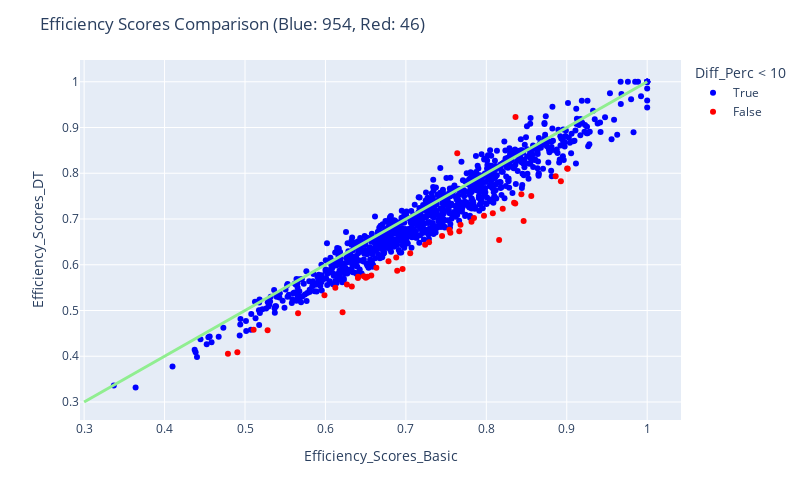

The notebook cell saved with this chart:
### Code cell
fig = px.scatter(res_dt, x="Efficiency_Scores_Basic", y="Efficiency_Scores_DT", color = "Diff_Perc < 10", color_discrete_map= {True:"blue", False: "red"},
                 hover_data=["Efficiency_Scores_Basic", "Efficiency_Scores_DT", "Diff_Perc"] + [res_dt.index])


fig.add_traces(
    list(px.line(x = np.linspace(0.3, 1, num=2), y = np.linspace(0.3, 1, num=2)).select_traces())
)

fig.update_traces(line_color='lightgreen', line_width=3)

fig.update_layout(
    autosize=False,
    width=800,
    height=500,
    title_text=f"Efficiency Scores Comparison (Blue: {blue}, Red: {red})",
)

fig.show()

### Figure 1 — Plotly figure (JSON) as saved in the notebook; plotly's stock layout.template omitted (floating-point values rounded to 4 significant figures; data arrays with more than 128 entries replaced by an {"elided": "..."} marker saying what was removed)
{"data": [{"customdata": {"elided": "954x2 mixed values"}, "hovertemplate": "Diff_Perc < 10=True<br>Efficiency_Scores_Basic=%{x}<br>Efficiency_Scores_DT=%{y}<br>Diff_Perc=%{customdata[0]}<br>index=%{customdata[1]}<extra></extra>", "legendgroup": "True", "line": {"color": "lightgreen", "width": 3}, "marker": {"color": "blue", "symbol": "circle"}, "mode": "markers", "name": "True", "orientation": "v", "showlegend": true, "type": "scatter", "x": {"elided": "954 float values"}, "xaxis": "x", "y": {"elided": "954 float values"}, "yaxis": "y"}, {"customdata": [[10.79, "DMU 0022"], [10.43, "DMU 0023"], [10.24, "DMU 0043"], [12.37, "DMU 0054"], [11.41, "DMU 0083"], [10.92, "DMU 0086"], [-10.45, "DMU 0125"], [12.71, "DMU 0133"], [17.85, "DMU 0135"], [10.53, "DMU 0138"], [10.47, "DMU 0141"], [10.33, "DMU 0146"], [10.93, "DMU 0166"], [11.96, "DMU 0171"], [10.49, "DMU 0230"], [11.88, "DMU 0247"], [11.23, "DMU 0320"], [12.73, "DMU 0336"], [11.98, "DMU 0349"], [10.45, "DMU 0365"], [10.63, "DMU 0366"], [19.84, "DMU 0387"], [11.29, "DMU 0450"], [20.12, "DMU 0507"], [10.02, "DMU 0552"], [10.46, "DMU 0568"], [15.28, "DMU 0570"], [10.48, "DMU 0574"], [11.23, "DMU 0581"], [-10.34, "DMU 0598"], [11.13, "DMU 0603"], [14.86, "DMU 0663"], [11.29, "DMU 0668"], [11.1, "DMU 0680"], [12.36, "DMU 0726"], [12.05, "DMU 0752"], [15.1, "DMU 0758"], [10.13, "DMU 0759"], [12.21, "DMU 0765"], [10.3, "DMU 0766"], [11.03, "DMU 0769"], [11.8, "DMU 0788"], [12.15, "DMU 0844"], [12.22, "DMU 0907"], [16.65, "DMU 0952"], [13.54, "DMU 0964"]], "hovertemplate": "Diff_Perc < 10=False<br>Efficiency_Scores_Basic=%{x}<br>Efficiency_Scores_DT=%{y}<br>Diff_Perc=%{customdata[0]}<br>index=%{customdata[1]}<extra></extra>", "legendgroup": "False", "line": {"color": "lightgreen", "width": 3}, "marker": {"color": "red", "symbol": "circle"}, "mode": "markers", "name": "False", "orientation": "v", "showlegend": true, "type": "scatter", "x": [0.6404, 0.6406, 0.6123, 0.8927, 0.7054, 0.7288, 0.7639, 0.6328, 0.8464, 0.6633, 0.6784, 0.5107, 0.5988, 0.8204, 0.7847, 0.8345, 0.6477, 0.566, 0.6522, 0.8862, 0.8436, 0.8159, 0.7553, 0.6213, 0.9005, 0.7679, 0.4788, 0.688, 0.7816, 0.8363, 0.6267, 0.6892, 0.7971, 0.7239, 0.8559, 0.6502, 0.6959, 0.9012, 0.657, 0.7541, 0.745, 0.8081, 0.7664, 0.836, 0.4905, 0.5281], "xaxis": "x", "y": [0.5713, 0.5738, 0.5496, 0.7823, 0.6249, 0.6492, 0.8437, 0.5523, 0.6954, 0.5935, 0.6074, 0.4579, 0.5334, 0.7223, 0.7023, 0.7353, 0.575, 0.4939, 0.574, 0.7936, 0.7539, 0.6541, 0.67, 0.4963, 0.8102, 0.6876, 0.4056, 0.616, 0.6939, 0.9228, 0.5569, 0.5868, 0.7071, 0.6435, 0.7501, 0.5718, 0.5909, 0.8099, 0.5767, 0.6765, 0.6629, 0.7127, 0.6733, 0.7339, 0.4088, 0.4566], "yaxis": "y"}, {"hovertemplate": "x=%{x}<br>y=%{y}<extra></extra>", "legendgroup": "", "line": {"color": "lightgreen", "dash": "solid", "width": 3}, "marker": {"symbol": "circle"}, "mode": "lines", "name": "", "orientation": "v", "showlegend": false, "type": "scatter", "x": [0.3, 1], "xaxis": "x", "y": [0.3, 1], "yaxis": "y"}], "layout": {"autosize": false, "height": 500, "legend": {"title": {"text": "Diff_Perc < 10"}, "tracegroupgap": 0}, "margin": {"t": 60}, "title": {"text": "Efficiency Scores Comparison (Blue: 954, Red: 46)"}, "width": 800, "xaxis": {"anchor": "y", "autorange": true, "domain": [0, 1], "range": [0.2948, 1.042], "title": {"text": "Efficiency_Scores_Basic"}, "type": "linear"}, "yaxis": {"anchor": "x", "autorange": true, "domain": [0, 1], "range": [0.2607, 1.048], "title": {"text": "Efficiency_Scores_DT"}, "type": "linear"}}}
